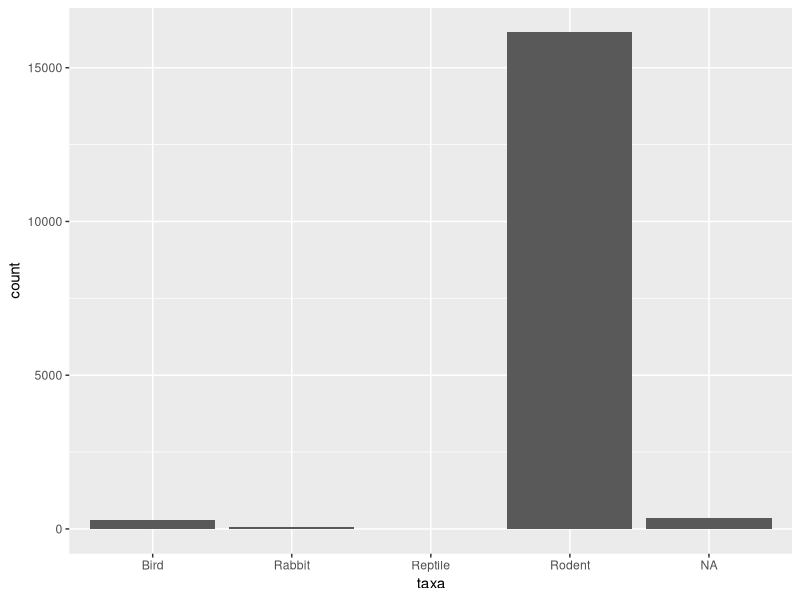
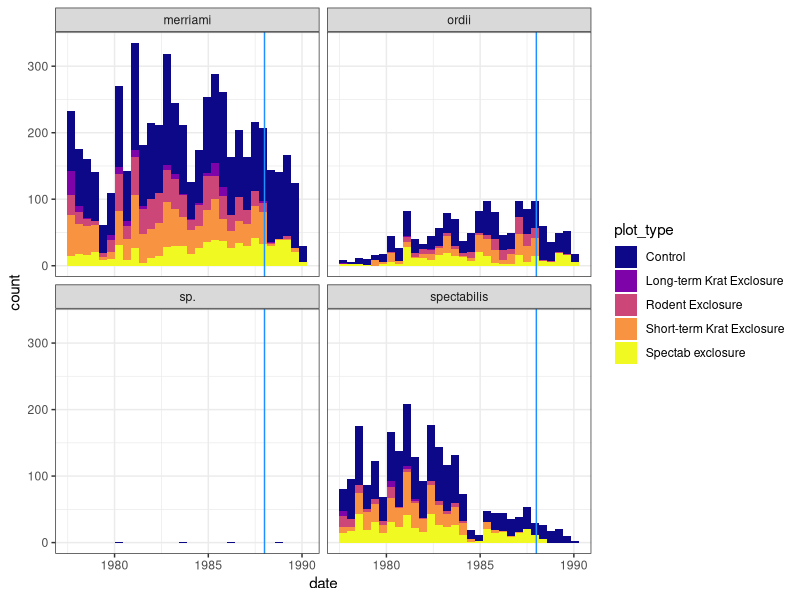
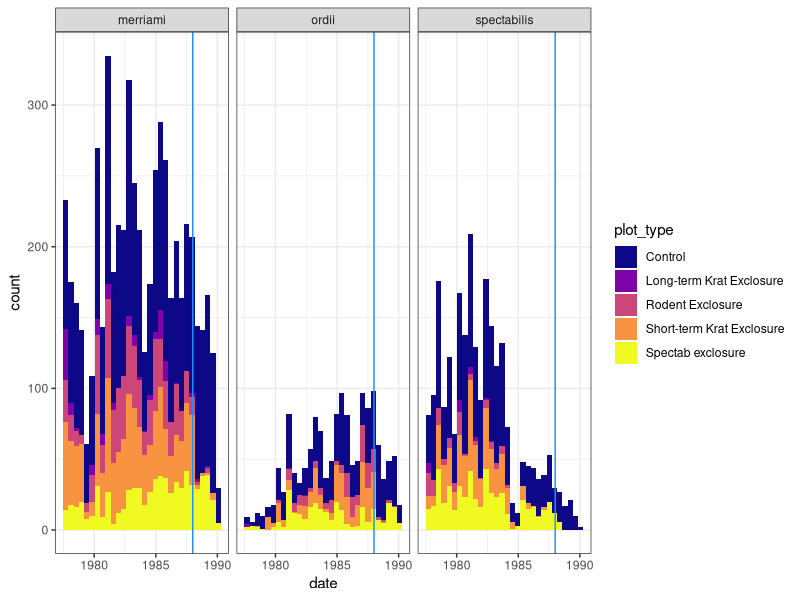
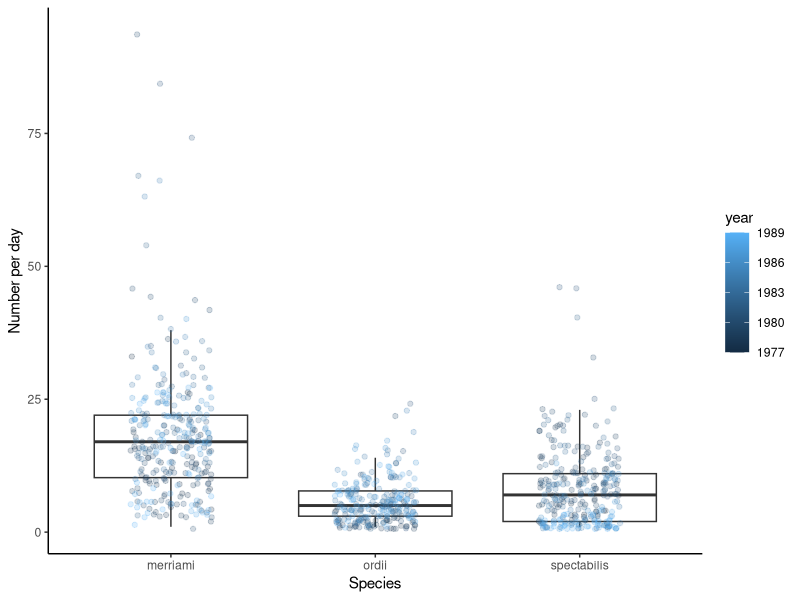
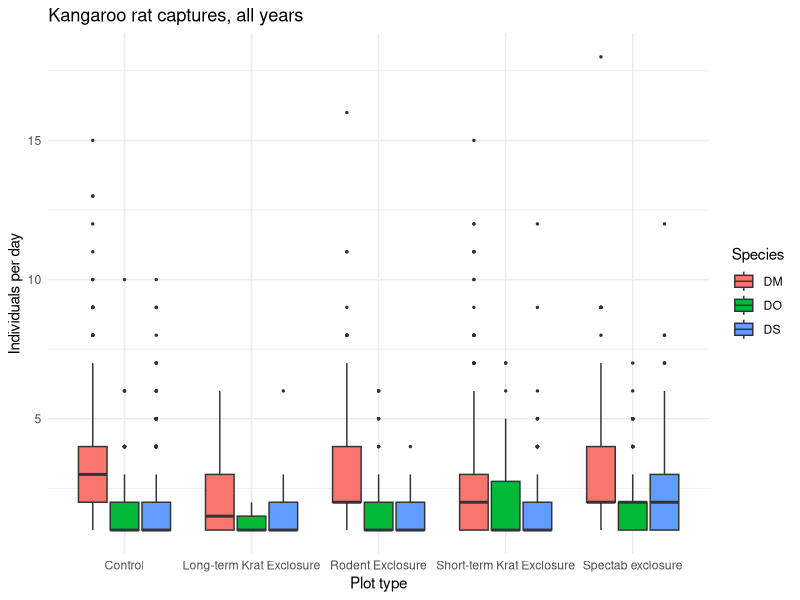
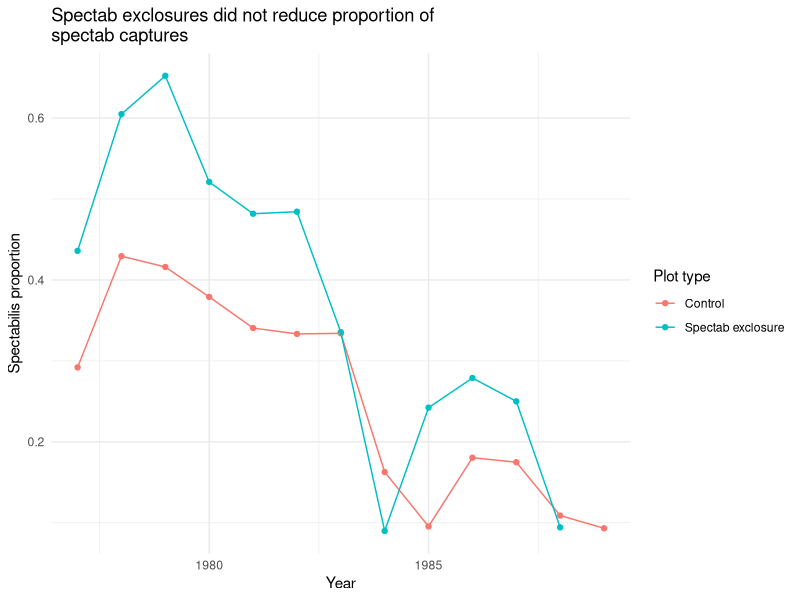

Source code (R) for these figures, in order:
# Kangaroo rat analysis using the Portal data
# Created by: Mishka
# Last updated: 2024-11-22

# Load packages to use in this script
library(readr)
library(dplyr)
library(ggplot2)
library(stringr)
library(here)

# Read in the data
rodents <- read_csv(here("scripts/data/surveys_complete_77_89.csv"))

### DATA WRANGLING ####
glimpse(rodents) # or click on the environment
str(rodents) # an alternative that does the same thing
head(rodents) # or open fully with View() or click in environment

table(rodents$taxa)

# Abundance distribution of taxa
rodents %>%
  ggplot(aes(x=taxa))+
  geom_bar()

# Examine NA values
## How do we find NAs anyway? ----
head(is.na(rodents$taxa)) # logical--tells us when an observation is an NA (T or F)

# Not very helpful. BUT
sum(is.na(rodents$taxa)) # sum considers T = 1 and F = 0

# Simplify down to just rodents
rodents <- rodents %>%
  filter(taxa == "Rodent")
glimpse(rodents)

# Just kangaroo rats because this is what we are studying
krats <- rodents %>%
  filter(genus == "Dipodomys")
dim(krats) # okay, so that's a lot smaller, great.
glimpse(krats)

# Prep for time analysis
# To examine trends over time, we'll need to create a date column
krats <- krats %>%
  mutate(date = lubridate::ymd(paste(year, month, day, sep = "-")))

# Examine differences in different time periods
krats <- krats %>%
  mutate(time_period = ifelse(year < 1988, "early", "late"))

# Check that this went through; check for NAs
table(krats$time_period, exclude = NULL) # learned how to do this earlier

### QUESTION 1: How many k-rats over time in the past? ###
# How many kangaroo rats of each species were found at the study site in past years (so you know what to expect for a sample size this year)?

# Numbers over time by plot type
krats %>%
  ggplot(aes(x = date, fill = plot_type)) +
  geom_histogram()+
  facet_wrap(~species)+
  theme_bw()+
  scale_fill_viridis_d(option = "plasma")+
  geom_vline(aes(xintercept = lubridate::ymd("1988-01-01")), col = "dodgerblue")

# Oops we gotta get rid of the unidentified k-rats
krats <- krats %>%
  filter(species != "sp.")

# Re-do the plot above
krats %>%
  ggplot(aes(x = date, fill = plot_type)) +
  geom_histogram()+
  facet_wrap(~species)+
  theme_bw()+
  scale_fill_viridis_d(option = "plasma")+
  geom_vline(aes(xintercept = lubridate::ymd("1988-01-01")), col = "dodgerblue")

# How many individuals caught per day?
krats_per_day <- krats %>%
  group_by(date, year, species) %>%
  summarize(n = n()) %>%
  group_by(species)

krats_per_day %>%
  ggplot(aes(x = species, y = n))+
  geom_boxplot(outlier.shape = NA)+
  geom_jitter(width = 0.2, alpha = 0.2, aes(col = year))+
  theme_classic()+
  ylab("Number per day")+
  xlab("Species")

#### QUESTION 2: Do the k-rat exclusion plots work? #####
# Do the k-rat exclusion plots work? (i.e. Does the abundance of each species differ by plot?)
# If the k-rat plots work, then we would expect:
# A. Fewer k-rats overall in any of the exclusion plots than in the control, with the fewest in the long-term k-rat exclusion plot
counts_per_day <- krats %>%
  group_by(year, plot_id, plot_type, month, day, species_id) %>%
  summarize(count_per_day = n())

counts_per_day %>%
  ggplot(aes(x = plot_type, y = count_per_day, fill = species_id, group = interaction(plot_type, species_id)))+
  geom_boxplot(outlier.size = 0.5)+
  theme_minimal()+
  labs(title = "Kangaroo rat captures, all years",
       x = "Plot type",
       y = "Individuals per day",
       fill = "Species")

# B. For Spectabilis-specific exclosure, we expect a lower proportion of spectabilis there than in the other plots.
control_spectab <- krats %>%
  filter(plot_type %in% c("Control", "Spectab exclosure"))

prop_spectab <- control_spectab %>%
  group_by(year, plot_type, species_id) %>%
  summarize(total_count = n(), .groups = "drop_last") %>%
  mutate(prop = total_count/sum(total_count)) %>%
  filter(species_id == "DS") # keep only spectabilis

prop_spectab %>%
  ggplot(aes(x = year, y = prop, col = plot_type))+
  geom_point()+
  geom_line()+
  theme_minimal()+
  labs(title = "Spectab exclosures did not reduce proportion of\nspectab captures",
       y = "Spectabilis proportion",
       x = "Year",
       color = "Plot type")

#### MODELING ####
counts_mod <- lm(count_per_day ~ plot_type + species_id, data = counts_per_day)
summary(counts_mod)

# with interaction term:
counts_mod_interact <- lm(count_per_day ~ plot_type*species_id, data = counts_per_day)
summary(counts_mod_interact)

summary(counts_mod)
summary(counts_mod_interact)
